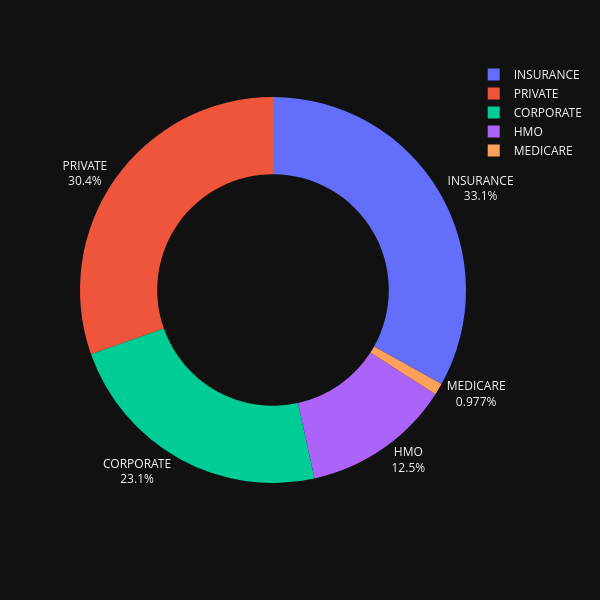

The notebook cell this image was saved under:
### Code cell
import plotly.express as px

template_style = "plotly_dark"

fig = px.pie(
    resposta1, values="number_of_patient", names="financial_class", hole=0.6,
    width=600, height=600, template=template_style,
    hover_data=["waiting_ber_munets"],
    labels={"waiting_ber_munets": "tempo de espera em min"},
)
fig.update_traces(textposition="outside", textinfo="percent+label")
fig.show()

### Figure 1 — Plotly figure (JSON) as saved in the notebook; plotly's stock layout.template omitted (floating-point values rounded to 4 significant figures)
{"data": [{"customdata": [[46.0], [46.0], [44.0], [58.0], [40.0]], "domain": {"x": [0, 1], "y": [0, 1]}, "hole": 0.6, "hovertemplate": "financial_class=%{label}<br>number_of_patient=%{value}<br>tempo de espera em min=%{customdata[0]}<extra></extra>", "labels": ["CORPORATE", "HMO", "INSURANCE", "MEDICARE", "PRIVATE"], "legendgroup": "", "name": "", "showlegend": true, "textinfo": "percent+label", "textposition": "outside", "type": "pie", "values": [6915, 3738, 9931, 293, 9121]}], "layout": {"height": 600, "legend": {"tracegroupgap": 0}, "margin": {"t": 60}, "width": 600}}
